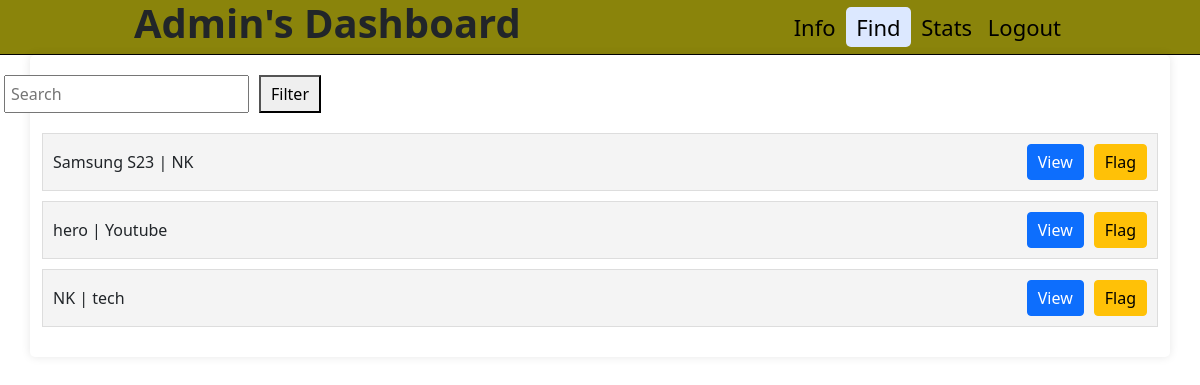
/adminsearch (signed in), run on an earlier commit of the app's database.
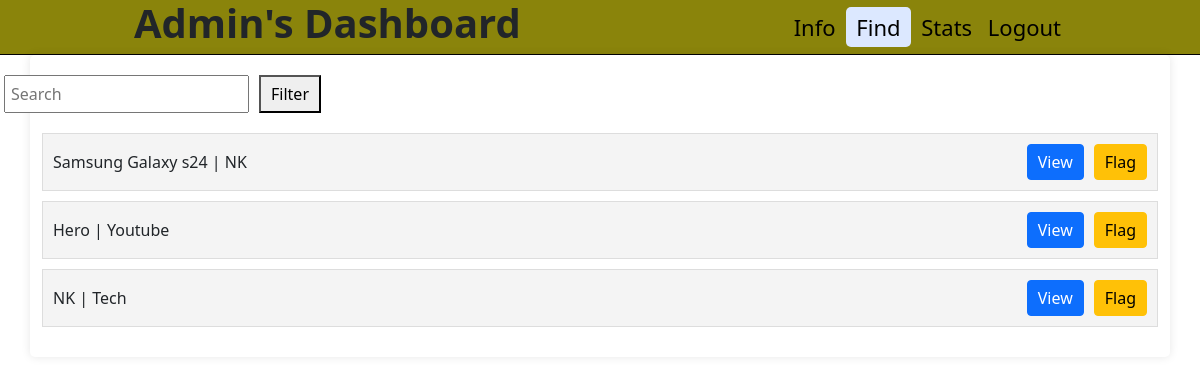
And on a later commit of the database.
### backend/models.py (models this page shows)
class Campaign_Info(db.Model):
    __tablename__="campaign_info"
    id=db.Column(db.Integer,primary_key=True)
    name=db.Column(db.String,nullable=False)
    description=db.Column(db.String,nullable=False)
    start_date=db.Column(db.String,nullable=False)
    end_date=db.Column(db.String,nullable=False)
    budget=db.Column(db.String,nullable=False)
    visibility=db.Column(db.String,nullable=False,default="private")
    goals=db.Column(db.String,nullable=False)
    sponsor_id=db.Column(db.Integer,db.ForeignKey("sponsor_info.id"),nullable=False)
    adrequest_info=db.relationship("Adrequest_Info",backref="campaign_info")
    flagged=db.Column(db.String,nullable=False,default="NO")

class Sponsor_Info(db.Model):
      __tablename__="sponsor_info"
      id=db.Column(db.Integer,primary_key=True)
      user_name=db.Column(db.String,unique=True,nullable=False)
      password=db.Column(db.String,nullable=False)
      industry=db.Column(db.String,nullable=False)
      role=db.Column(db.Integer,nullable=False,default=2)
      campaign_info=db.relationship("Campaign_Info",backref="sponsor_info")
      flagged=db.Column(db.String,nullable=False,default="NO")

class Influencer_Info(db.Model):
    __tablename__="influencer_info"
    id=db.Column(db.Integer,primary_key=True)
    user_name=db.Column(db.String,unique=True,nullable=False)
    password=db.Column(db.String,nullable=False)
    platform=db.Column(db.String,nullable=False)
    Followers=db.Column(db.Integer,nullable=False)
    role=db.Column(db.Integer,nullable=False,default=1)
    adrequest_info=db.relationship("Adrequest_Info",backref="influencer_info")
    flagged=db.Column(db.String,nullable=False,default="NO")

### backend/controllers.py (the view)
@app.route("/adminsearch", methods=["GET", "POST"])
def adminsearch():
    if 'admin' not in session:
        return redirect(url_for('adminlogin'))
    Notflagged_campaigns = Campaign_Info.query.filter_by(flagged="NO").all()
    Notflagged_influencers = Influencer_Info.query.filter_by(flagged="NO").all()
    Notflagged_sponsors = Sponsor_Info.query.filter_by(flagged="NO").all()
    Active_list = {
        f"campaign_{campaign.id}": [
            "campaign",
            campaign.name,
            campaign.sponsor_info.user_name,
            campaign.description,
            campaign.start_date,
            campaign.end_date,
            campaign.budget,
            campaign.visibility,
            campaign.goals
        ] for campaign in Notflagged_campaigns
    }
    Active_list.update({
        f"influencer_{influencer.id}": [
            "influencer",
            influencer.user_name,
            influencer.platform,
            influencer.Followers,
            influencer.role
        ] for influencer in Notflagged_influencers
    })
    Active_list.update({
        f"sponsor_{sponsor.id}": [
            "sponsor",
            sponsor.user_name,
            sponsor.industry,
            sponsor.role
        ] for sponsor in Notflagged_sponsors
    })
    return render_template("adminsearch.html", List=Active_list)

### templates/adminsearch.html (shortened to what this page needs)
<!DOCTYPE html>
<html lang="en">
<head>
    <link rel="stylesheet" href="/static/style.css">
    <link href="https://cdn.jsdelivr.net/npm/bootstrap@5.0.2/dist/css/bootstrap.min.css" rel="stylesheet">
</head>
<body>
    <header>
        <nav class="navigationsearch">
            <h1 id="admindash"><b>Admin's Dashboard</b></h1>
            <div id="admin_button">
                <a href="/admindashboard" class="bt">Info</a>
                <a href="/adminsearch" id="active" class="bt">Find</a>
                <a href="#" class="bt">Stats</a>
                <a href="/userlogin" class="bt">Logout</a>
            </div>
        </nav>
    </header>
    <div class="container">
        <div class="search-filter">
            <input type="text" placeholder="Search">
            <button>Filter</button>
        </div>
        {% if List %}
            {% for key, values in List.items() %}
                <div class="item">
                    <div>{{ values[1] }} | {{ values[2] }}</div>
                    <div>
                        <button type="button" class="btn btn-primary" data-bs-toggle="modal" data-bs-target="#Modal{{ key }}">View</button>
                        <form action="{{ url_for('flag_item', item_type=values[0], item_id=key.split('_')[1]) }}" method="POST" style="display: inline;">
                            <button type="submit" class="btn btn-warning">Flag</button>
                        </form>
                    </div>
                </div>
            {% endfor %}
        {% else %}
            <h5>No data to show</h5>
        {% endif %}
    </div>
</body>
</html>

### static/style.css (style rules this page uses)
* { margin: 0; padding: 0; }
.bt { text-decoration: none; padding: 5px; color: black; }
#active { background-color: #dce8ff; padding: 5px 10px; border-radius: 5px; }
#admin_button { font-size: 22px; }
.navigationsearch { display: flex; background-color: rgb(138, 132, 11); height: 55px;; justify-content: space-around; align-items: center; border-bottom: 1px solid black; }
.container { padding: 20px; }
.search-filter { display: flex; justify-content: end; margin-bottom: 20px; width: 25%; }
.search-filter input[type="text"] { padding: 5px; font-size: 16px; margin-right: 10px; flex-grow: 1; }
.search-filter button { padding: 5px 10px; font-size: 16px; cursor: pointer; }
.item { display: flex; justify-content: space-between; align-items: center; background-color: #f4f4f4; padding: 10px; border: 1px solid #ddd; margin-bottom: 10px; }
.item div { display: flex; align-items: center; }
.item button { padding: 5px 10px; margin-left: 10px; cursor: pointer; }
.container { display: inline-flexbox; background-color: #fff; border-radius: 5px; padding: 20px; box-shadow: 0 0 10px rgba(0, 0, 0, 0.1); }

What changed in the data, as far as the page shows it:
changed Sponsor_Info "NK": industry "tech" → "Tech"
changed Influencer_Info "Youtube": user_name "hero" → "Hero"
Also different on the page:
new list line: "Samsung Galaxy s24"
new list line: "| View Flag"
new list line: "NK"
list line gone: "Samsung S23"
list line gone: "| View Flag"
list line gone: "NK"
